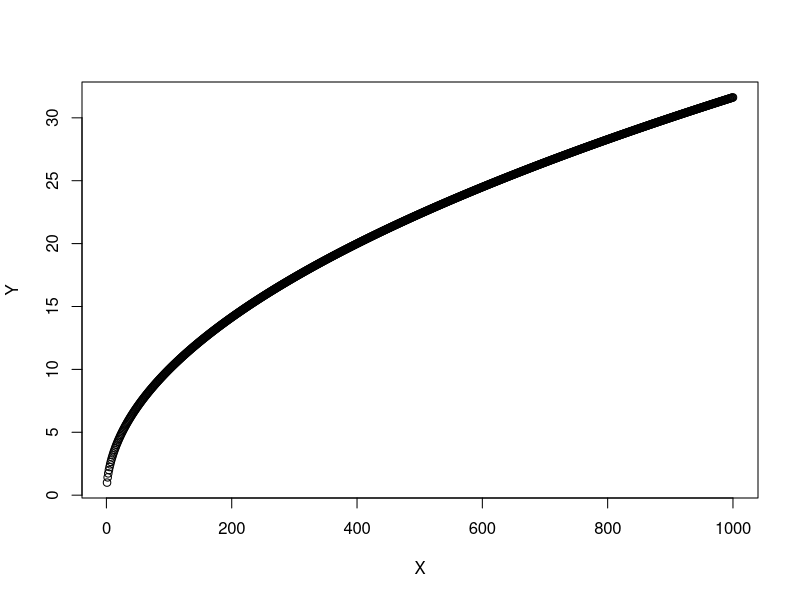
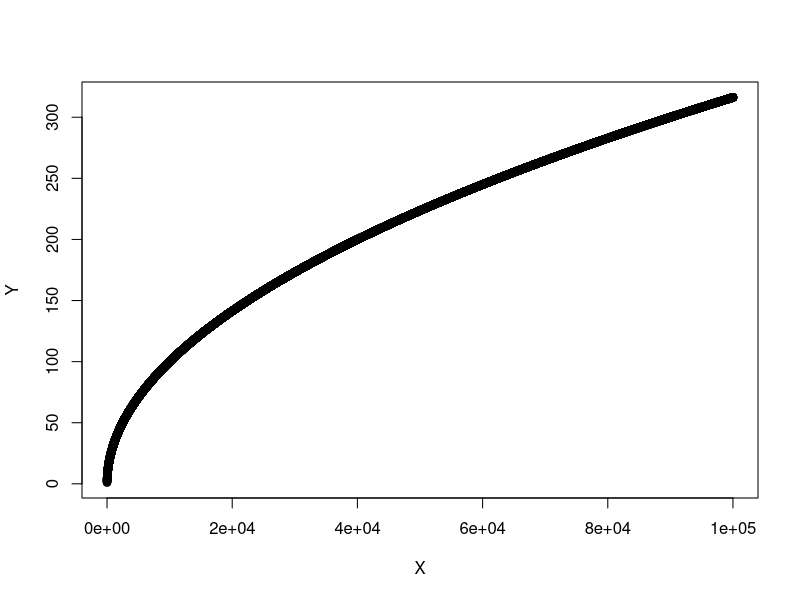

Write the R code that produced these figures, in order.
## ---- chunk 1
a <- 85
class(a)
b <- "2"
class(b)
a + as.numeric(b)
## ---- chunk 2
#Este es un chunk con echo = FALSE

X = seq(1:1000)
Y = sqrt(X)
plot(X,Y)
## ---- chunk 3
#Este es un chunk sin echo = FALSE

X = seq(1:100000)
Y = sqrt(X)
plot(X,Y)
